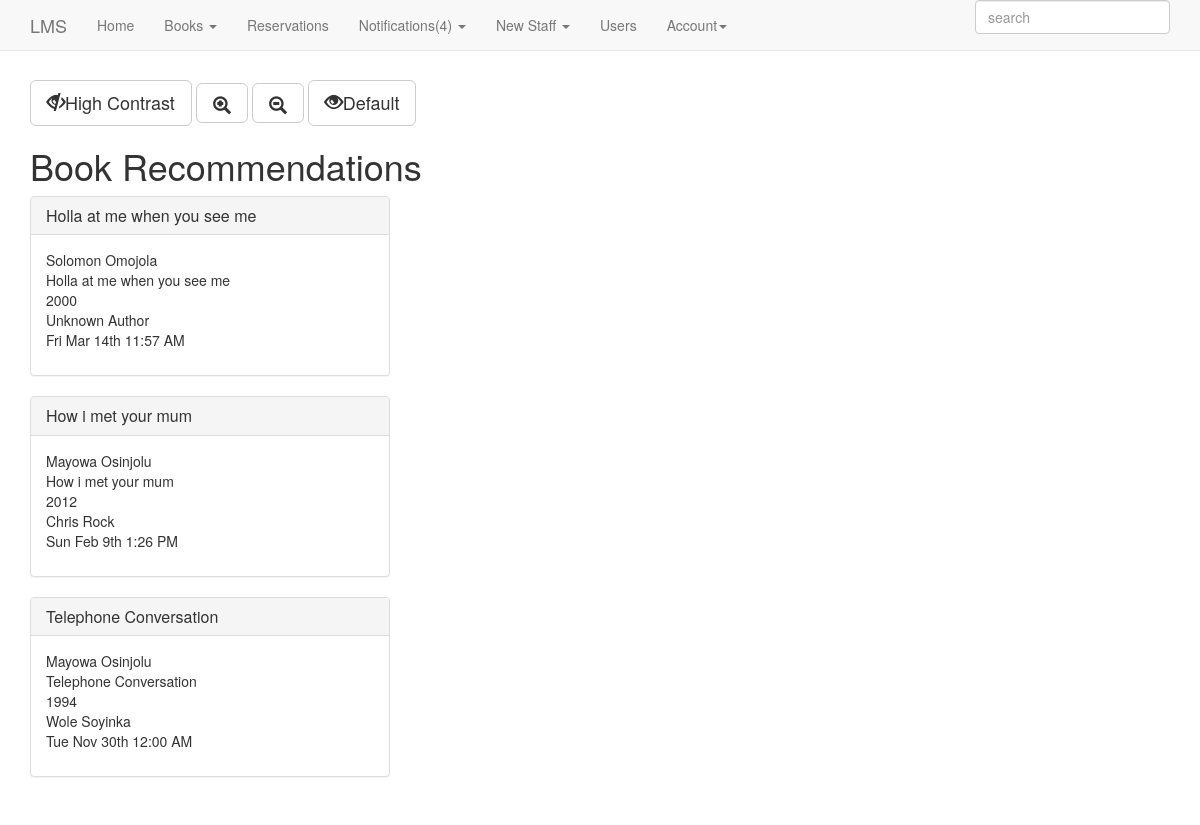
Page /pages/admin_requests.php (signed in) on the committed database.
### tables this page shows
CREATE TABLE IF NOT EXISTS `feedback` (
  `id` int(11) NOT NULL AUTO_INCREMENT,
  `student` int(11) NOT NULL,
  `title` varchar(200) NOT NULL,
  `year` year(4) NOT NULL,
  `author` varchar(200) NOT NULL,
  `time` timestamp NOT NULL DEFAULT CURRENT_TIMESTAMP ON UPDATE CURRENT_TIMESTAMP,
  `seen` tinyint(4) NOT NULL DEFAULT '0',
  PRIMARY KEY (`id`)
);

CREATE TABLE IF NOT EXISTS `student` (
  `id` int(11) NOT NULL AUTO_INCREMENT,
  `studentNo` int(20) NOT NULL,
  `isActive` tinyint(4) NOT NULL,
  `firstName` varchar(50) NOT NULL,
  `lastName` varchar(50) NOT NULL,
  `regDate` timestamp NOT NULL DEFAULT CURRENT_TIMESTAMP ON UPDATE CURRENT_TIMESTAMP,
  `lastLogin` timestamp NOT NULL DEFAULT '0000-00-00 00:00:00',
  `password` varchar(100) NOT NULL,
  `approvalDate` timestamp NOT NULL DEFAULT '0000-00-00 00:00:00',
  `email` varchar(50) NOT NULL,
  `dob` date NOT NULL,
  `address` varchar(200) NOT NULL,
  PRIMARY KEY (`id`),
  UNIQUE KEY `matricNo` (`studentNo`)
);

### config.php (called while the page is built, shortened)
<?php
    $dbname="library";
    $dbhost="localhost";
    $dbuser="library";
    $dbpass="library";
?>

### classes/DataModel.php (called while the page is built, shortened)
<?php include_once '../helper/functions.php'; ?>
<?php
    abstract class DataModel {
        private static $db;
        public static function connectDB(){
            include '../config.php';
            self::$db =  new mysqli("$dbhost", "$dbuser", "$dbpass", "$dbname");
            return self::$db;
        }
        public static function filter($table, $fields){
            include '../helper/retrieve_data.php';
            return $querySet;
        }
        public static function xfilter($table, $fields, $orderBy, $limit){
            $queryType = "xfilter";
            include '../helper/retrieve_data.php';
            return $querySet;
        }
        public static function get($table, $fields){
            include '../helper/retrieve_data.php';
            return $dataobj;
        }
        public function save($table){
            $fields = get_object_vars($this);
            $fieldsCount = count($fields);
            $query = "REPLACE INTO {$table} (";
            $i = 1;
            foreach ($fields as $fieldName => $fieldValue) {
                $i++;
                $query .= $fieldName;
                if ($i < $fieldsCount+1) {
                    $query .= ", ";
                }
            }
            $i = 1;
            $query .= ") VALUES (";
            foreach ($fields as $fieldName => $fieldValue) {
                $i++;
                $query .= "'";
                $query .= $fieldValue;
                $query .= "'";
                if ($i < $fieldsCount+1) {
                    $query .= ",";
                }
            }
            $query .= ")";
            self::$db->query($query);
        }
    }
?>

### helper/retrieve_data.php (called while the page is built, shortened)
<?php
    $query = "";
    if ($queryType == "filter" && $fields == "ALL") {
        $query = "SELECT * FROM {$table}";
        $result = self::$db->query($query);
        if(!$result){
            die(self::$db->error);
        }
    }elseif($queryType == "xfilter" && $fields == "ALL"){
        if($limit != ""){
            $query = "SELECT * FROM {$table} ORDER BY {$orderBy} DESC LIMIT {$limit}";
        }else{
            $query = "SELECT * FROM {$table} ORDER BY {$orderBy} DESC";
        }
        $result = self::$db->query($query);
    }elseif($queryType=="get" || $queryType=="filter" || $queryType=="xfilter"){
        self::$filters = [];
        foreach($fields as $key => $value){
            if (property_exists($table, $key)){
                self::$filters[$key] = $value;
            }
        }
        $first_clause_value = reset(self::$filters);
        $first_clause_key = key(self::$filters);
        unset(self::$filters[$first_clause_key]);
        if ($first_clause_key && !is_null($first_clause_value)){
            $query = "SELECT * FROM {$table} ";
            $query .= "WHERE {$first_clause_key} = ";
            $query .= "'";
            $query .= "{$first_clause_value}";
            $query .= "'";
        }
        $result = self::$db->query($query);
    }
    if ($queryType == "filter" or $queryType == "xfilter") {
        $querySet = array();
        while($dataobj = $result->fetch_object()) {
            $dataobj = objToObj($dataobj, $table);
            $querySet[] = $dataobj;
        }
    } else {
    }
?>

### scripts/admin/requests.php (called while the page is built, shortened)
<?php
    $feedbacks = Feedback::xfilter("Feedback", "ALL", "time", "");
    foreach($feedbacks as $feedback){
        $feedback->seen = 1;
        $feedback->save("Feedback");
        $feedback->student = Student::get("Student", array("studentNo"=>$feedback->student));
    }
?>

### helper/functions.php (called while the page is built, shortened)
<?php
    function objToObj($instance, $endClass){
        return unserialize(sprintf(
            'O:%d:"%s"%s',
            strlen($endClass),
            $endClass,
            strstr(strstr(serialize($instance), '"'), ':')
        ));
    }
?>

### pages/admin_requests.php (the view, shortened to what this page needs)
<?php
    include_once "../scripts/admin/requests.php";
    if(!isset($content)){
        $content = "";
    }
    foreach($feedbacks as $feedback){
        $content .= "
        <div class='row'>
        <div class='col-sm-4'>";
        $content .= "<div class='panel panel-default'>
            <div class='panel-heading'>
              <h3 class='panel-title'>{$feedback->title}</h3>
            </div>
            <div class='panel-body'>";
        $content .=  "<p>";
        $content .= "     {$feedback->student->firstName} {$feedback->student->lastName}<br/>";
        $content .= "     {$feedback->title}<br/>";
        $content .= "     {$feedback->year}<br/>";
        $content .= "     {$feedback->author}<br/>";
        $content .= date('D M jS g:i A',strtotime($feedback->time));
        $content .= "<br/></p>
            </div>
          </div></div></div>";
    }
    include_once "includes/template.php";
?>

### pages/includes/lms.css (style rules this page uses)
body { padding-top: 80px; padding-bottom: 30px; }

### rows in the picture
feedback: title "Holla at me when you see me", year "2000", author "Unknown Author", value "Fri Mar 14th 11:57 AM"
student: firstName "Solomon", lastName "Omojola"
feedback: title "How i met your mum", year "2012", author "Chris Rock", value "Sun Feb 9th 1:26 PM"
student: firstName "Mayowa", lastName "Osinjolu"
feedback: title "Telephone Conversation", year "1994", author "Wole Soyinka", value "Tue Nov 30th 12:00 AM"

### other values in the picture
count($pendings) + count($unread) + count($unseen) "4"
$pgDesc "Book Recommendations"
